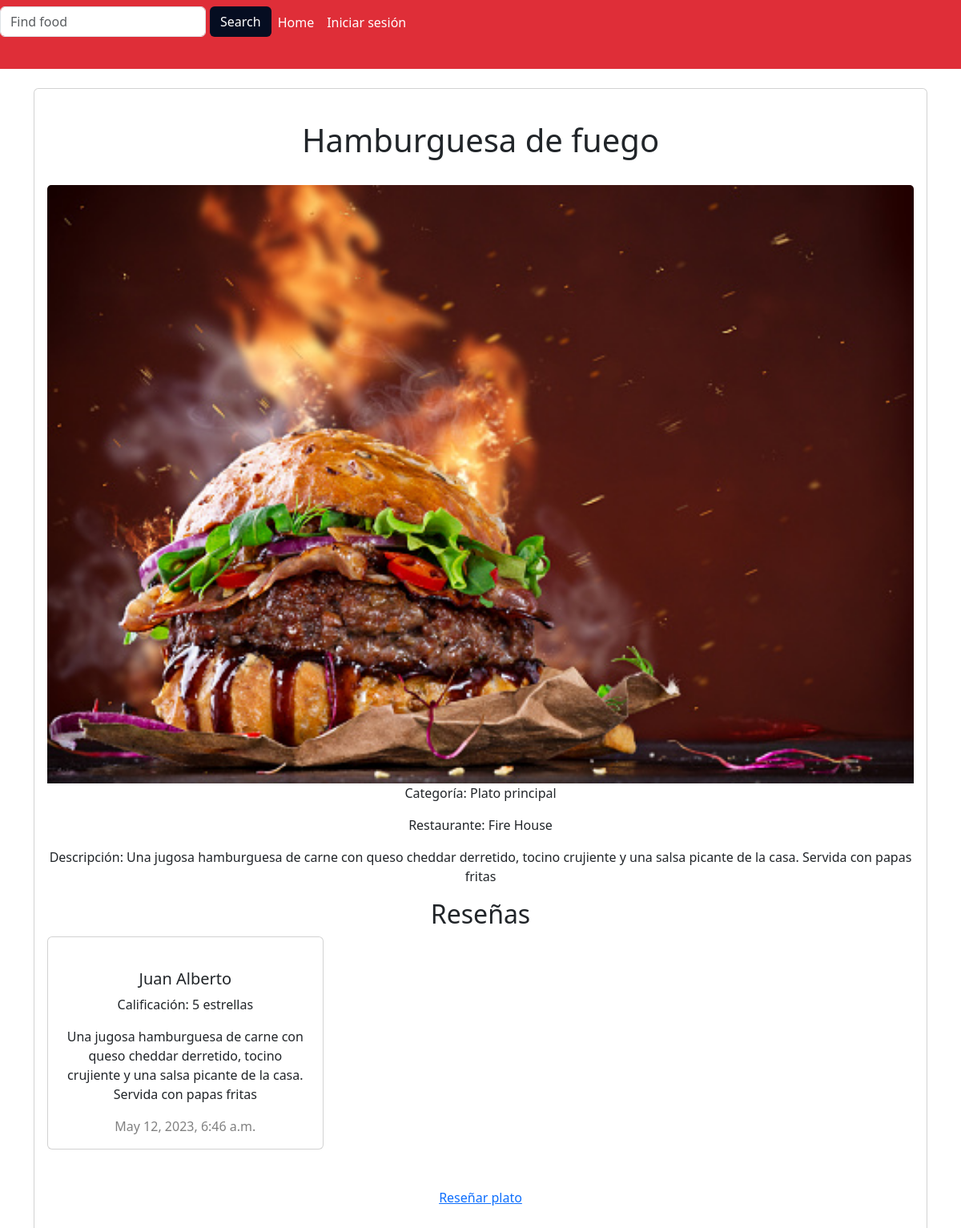
/plato/plato/12/, run on the app's committed database.
### Plato/models.py (models this page shows, shortened)
class plato(models.Model):
    id = models.BigAutoField(primary_key=True)
    name= models.CharField(max_length= 50, default='')
    image = models.ImageField(verbose_name='Imagen', null=True)
    restaurant = models.ForeignKey(modelosUsuarios.Restaurante,to_field='Nombre_Marca', null= False, blank=False, on_delete=models.CASCADE)
    category = models.CharField(max_length=100, default='', null= False, blank=False)
    description = models.CharField(max_length = 250, default='')
    precio = models.IntegerField(default=0)

### Usuarios/models.py (models this page shows)
class Restaurante(models.Model):
    user = models.OneToOneField(User, on_delete=models.CASCADE, primary_key=True, related_name='Restaurante', default='')
    Nombre_Marca = models.CharField(max_length=100,unique=True)
    ubicacion = models.CharField(max_length=100)
    def __str__(self):
        return self.Nombre_Marca

class Consumidor(models.Model):
    user = models.OneToOneField(User, on_delete=models.CASCADE, primary_key=True, related_name='Consumidor')
    Nombre = models.CharField(max_length=100)
    def __str__(self):
        return self.Nombre

### Calificaciones/models.py (models this page shows)
class Reseña(models.Model):
    consumidor = models.ForeignKey(Consumidor, on_delete=models.SET_NULL, null=True)
    fecha = models.DateTimeField(auto_now_add=True)
    puntaje_calificacion = models.PositiveIntegerField(validators=[MinValueValidator(1), MaxValueValidator(5)])
    contenido_comentario = models.CharField(max_length=255, blank=True)

class ReseñaOferta(Reseña):
    oferta = models.ForeignKey(Oferta, on_delete=models.CASCADE)

class Reseña(models.Model):
    consumidor = models.ForeignKey(Consumidor, on_delete=models.SET_NULL, null=True)
    fecha = models.DateTimeField(auto_now_add=True)
    puntaje_calificacion = models.PositiveIntegerField(validators=[MinValueValidator(1), MaxValueValidator(5)])
    contenido_comentario = models.CharField(max_length=255, blank=True)

### Plato/views.py (the view)
# urls.py: path('plato/<int:plato_id>/', views.platoDetalles, name='platoDetalles'),
def platoDetalles(request, plato_id):
    reseñasPlato = ''
    platoDetalle = get_object_or_404(plato, pk=plato_id)
    existe = Oferta.objects.filter(pk=platoDetalle.pk).exists()
    if existe:
        reseñasPlato = ReseñaOferta.objects.filter(oferta=platoDetalle).order_by('fecha')
    if not existe:
        reseñasPlato = ReseñaPlato.objects.filter(plato=platoDetalle).order_by('fecha')
    return render(request, 'plato/plato_detalles.html', {
            'plato': platoDetalle,
            'reseñas': reseñasPlato
        })

### Plato/templates/plato/plato_detalles.html (shortened to what this page needs)
<html>
<head>
    {%load static %}
    <link ref="stylesheet" href="https://cdn.jsdelivr.net/npm/bootstrap@5.3.0-alpha1/dist/css/bootstrap.min.css"
        rel="stylesheet"
>
</head>
<body>
    <nav class="navbar navbar-expand-lg navbar-light justify-content-between" style="background-color: #DF2E38;"
        id="header">
        <div class="collapse navbar-collapse" id="navbarTogglerDemo03">
            <ul class="navbar-nav mr-auto mt-2 mt-lg-0">
                <li class="nav-item" style="flex-grow: 1; text-align: center;">
                    <div style="width: 100%;">
                        <form action="" style="display: flex;">
                            <div class="mb-3" style="margin-right: 5px;">
                                <input type="text" class="form-control" name="searchService" placeholder="Find food" />
                            </div>
                            <a><button type="submit" class="btn"
                                    style="background-color: #050d21; color: white; align-self: center;">Search</button></a>
                        </form>
                    </div>
                </li>
                <li class="nav-item active">
                    <a class="nav-link" href="{% url 'busqueda' %}" style="color: white;">Home</a>
                </li>
                {% if user.is_authenticated %}
                <li class="nav-item">
                    <a class="nav-link" href="#" style="color: white;">Profile</a>
                </li>
                <li class="nav-item">
                    <a class="nav-link" href="#" style="color: white;">My Favorites</a>
                </li>
                <li class="nav-item">
                    <a class="nav-link" href="{% url 'logout' %}" style="color: white;">LogOut</a>
                </li>
                {% else %}
                <li class="nav-item">
                    <a class="nav-link" href="{% url 'login' %}" style="color: white;">Iniciar sesión</a>
                </li>
                {% endif %}
            </ul>
        </div>
    </nav>
    <br>
    <div class="container mb-3">
        <div class="row">
            <div>
                <div class="card" style="display: flex; text-align: center;">
                    <div class="card-body">
                        <div>
                            <br>
                            <h1>{{plato.name}}</h1>
                            <br>
                            <img src="{{ plato.image.url }}" class="card-img-top h-100" alt="Imagen comida">
                            <p>Categoría: {{plato.category}}</p>
                            <p>Restaurante: {{plato.restaurant}}</p>
                            <p>Descripción: {{plato.description}}</p>
                            <h2>Reseñas</h2>
                            <div class="row">
                                {% for reseña in reseñas %}
                                <div class="col-md-4">
                                    <div class="card">
                                        <br>
                                        <div class="card-body">
                                            <h5 class="card-title">{{ reseña.consumidor }}</h5>
                                            <p class="card-text">Calificación: {{ reseña.puntaje_calificacion }}
                                                estrellas</p>
                                            <p class="card-text">{{plato.description}}</p>
                                            <h7 style="color: grey" ;>{{ reseña.fecha }}</h7>
                                        </div>
                                    </div>
                                    <br>
                                    <br>
                                </div>
                                {% endfor %}
                                <a href="{% url 'Calificaciones:crearReseñaPlato' plato.id %}">Reseñar plato</a>
                            </div>
                            <br>
</body>
</html>

### data on the page
plato: name "Hamburguesa de fuego", image (picture), category "Plato principal", restaurant "Fire House", description "Una jugosa hamburguesa de carne con queso cheddar derretido, tocino crujiente y una salsa picante de la casa. Servida con papas fritas"
ReseñaOferta: consumidor "Juan Alberto", puntaje_calificacion "5", fecha "May 12, 2023, 6:46 a.m."
